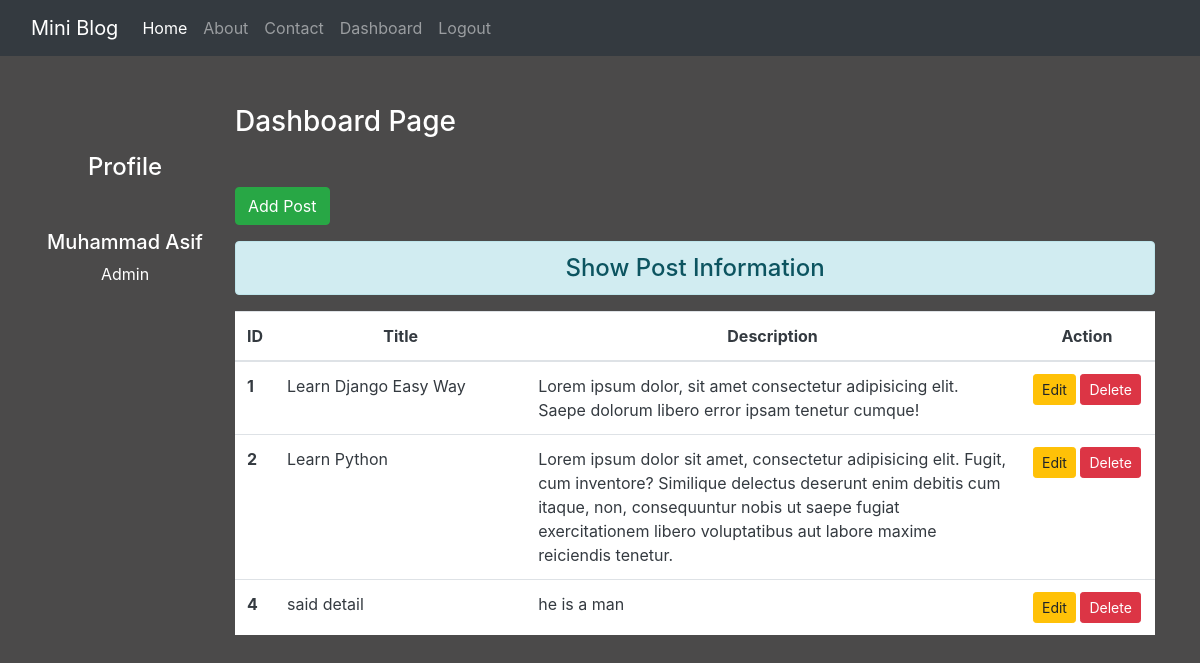
The page /dashboard/ (signed in) on the database its author committed.
### blog/models.py (models this page shows)
class Post(models.Model):
    title=models.CharField(max_length=60)
    desc=models.TextField()

### blog/views.py (the view)
# urls.py: path('dashboard/', views.dashboard, name='dashboard'),
def dashboard(request):
    if request.user.is_authenticated:
        posts=Post.objects.all()
        user=request.user
        full_name=user.get_full_name()
        gps=user.groups.all()
        return render(request, 'blog/dashboard.html', {'posts':posts, 'full_name':full_name, 'groups':gps})
    else:
        return HttpResponseRedirect('/login/')

### blog/templates/blog/dashboard.html (shortened to what this page needs)
{% extends 'blog/base.html' %}
{% load static %}
{% block side %}
<div class="col-sm-2 text-white my-5 text-center">
    <h4 class="my-5">Profile</h4>
    <h5>{{full_name}}</h5>
    {% for group in groups %}
        <p>{{group.name}}</p>
    {% endfor %}
</div>
{% endblock side %}
{% block content %}
<div class="col-sm-10">
    <h3 class="text-white my-5">Dashboard Page</h3>
    <a href="{% url 'addpost' %}" class="btn btn-success">Add Post</a>
    <h4 class="text-center alert alert-info mt-3">Show Post Information</h4>
    {% if posts %}
    <table class="table table-hover bg-white text-dark">
        <thead>
            <tr class="text-center">
                <th scope="col" style="width: 2%;">ID</th>
                <th scope="col" style="width: 28%;">Title</th>
                <th scope="col" style="width: 55%;">Description</th>
                <th scope="col" style="width: 15%;">Action</th>
            </tr>
        </thead>
        <tbody>
            {% for post in posts %}
            <tr>
                <th scope="row">{{post.id}}</th>
                <td>{{post.title}}</td>
                <td>{{post.desc}}</td>
                <td class="text-center">
                    <a href="{% url 'updatepost' post.id %}" class="btn btn-warning btn-sm">Edit</a>
                    {% if perms.blog.delete_post %}
                    <form action="{% url 'deletepost' post.id %}" method="post" class="d-inline">
                        <input type="submit" class="btn btn-danger btn-sm" value="Delete">
                    </form>
                    {% endif %}
                </td>
            </tr>
            {% endfor %}
        </tbody>
    </table>
    {% else %}
    <h4 class="text-center alert alert-warning">No Records</h4>
    {% endif %}
</div>
{% endblock content %}

### blog/templates/blog/base.html (shortened to what this page needs)
<!DOCTYPE html>
<html lang="en">
<head>
    {% load static %}
    <link rel="stylesheet" href="{% static 'blog/css/bootstrap.css' %}">
    <link rel="stylesheet" href="{% static 'blog/css/style.css' %}">
</head>
<body>
    <div class="container-fluid bg-dark">
        {% include 'blog/navbar.html' %}
    </div>
    <div class="container">
        <div class="row">
            <div class="col-sm-12">
            </div>
        </div>
        <div class="row">
            {% block side %}
            {% endblock side %}
            {% block content %}
            {% endblock content %}
        </div>
    </div>
</body>
</html>

### blog/templates/blog/navbar.html (shortened to what this page needs)
<nav class="navbar navbar-expand-lg navbar-dark bg-dark">
    <a class="navbar-brand" href="#">Mini Blog</a>
    <div class="collapse navbar-collapse" id="navbarNav">
      <ul class="navbar-nav">
        <li class="nav-item active">
          <a class="nav-link" href="/">Home <span class="sr-only">(current)</span></a>
        </li>
        <li class="nav-item">
          <a class="nav-link" href="{% url 'about' %}">About</a>
        </li>
        <li class="nav-item">
          <a class="nav-link" href="{% url 'contact' %}">Contact</a>
        </li>
        {% if request.user.is_authenticated %}
        <li class="nav-item">
            <a class="nav-link" href="{% url 'dashboard' %}">Dashboard</a>
        </li>
        <li class="nav-item">
            <a class="nav-link" href="{% url 'logout' %}">Logout</a>
        </li>
        {% endif %}
      </ul>
    </div>
  </nav>

### blog/static/blog/css/style.css (style rules this page uses)
body { background-color: rgb(75, 74, 74); color: antiquewhite; }

### rows shown on the page
Post: id "1", title "Learn Django Easy Way", desc "Lorem ipsum dolor, sit amet consectetur adipisicing elit. Saepe dolorum libero error ipsam tenetur cumque!"
Post: id "2", title "Learn Python", desc "Lorem ipsum dolor sit amet, consectetur adipisicing elit. Fugit, cum inventore? Similique delectus deserunt enim debitis cum itaque, non, consequuntur nobis ut saepe fugiat exercitationem libero voluptatibus aut labore maxime reiciendis tenetur."
Post: id "4", title "said detail", desc "he is a man"

### other values the page prints
{{ full_name }} "Muhammad Asif"
{{ group.name }} "Admin"
